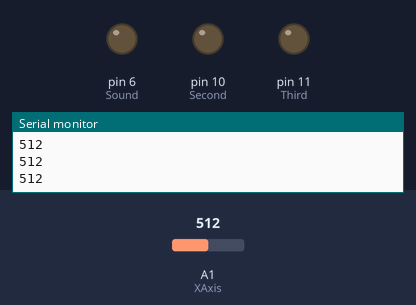
Bench run of a sketch on a simulated Arduino Uno, built with avr-gcc and run on an emulated ATmega328P. Shown: output pins drawn as LEDs (lit = HIGH), the last lines printed to the serial monitor. The inputs (shaded band) are chosen by the test bench; at power-on: A1 (XAxis) = 512. Pins used as bus, display or sensor lines are not drawn.

Above: at 1.2 s.
1.3 s: A1 (XAxis) set to 794
2.8 s: A1 (XAxis) set to 811
At 2.99 s:
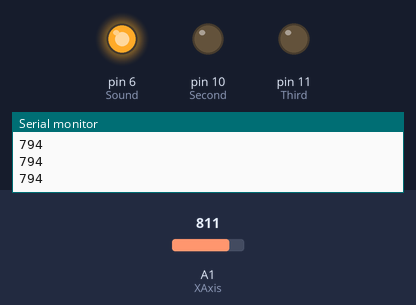
At 4.7 s:
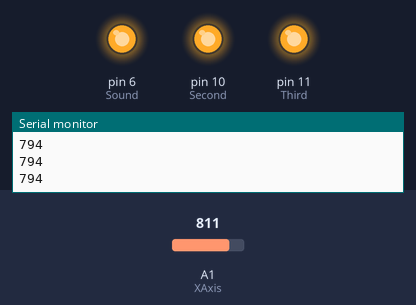
8.8 s: A1 (XAxis) set to 900
At 9.61 s:
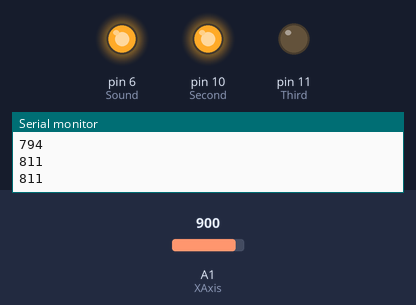
Timing chart, 0 to 12.8 s (numbered marks = the images above; inputs shaded):
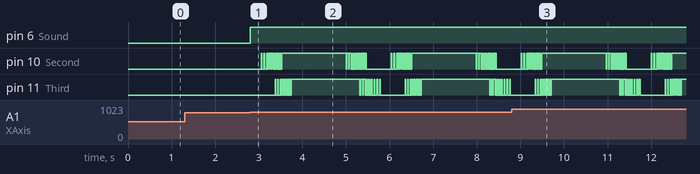

Measured:
- the behaviour switches between 800 and 801 on A1 (XAxis) (found by bisection; images 0 and 1)
- after the input at 2.8 s, pin 6 (Sound): LOW → HIGH at once

The sketch:

Orange_Bat_Complete.pde
```cpp
 int First = 9;
int Second = 10;
int Third = 11;
int nSteps = 3;
int Sound = 6;
int nDelayBase = 15;
int nDelayStep1 = nDelayBase + 15;
int nDelayStep2 = nDelayBase + 30;
int nLightTime = 1000;
int nOffTime = 1000;
int XAxis = 1;

void setup(){
  Serial.begin(9600);
  pinMode(First, OUTPUT);
  pinMode(Second, OUTPUT);
  pinMode(Third, OUTPUT);
  pinMode(Sound, OUTPUT);
  pinMode(XAxis, INPUT);
}

void loop() {
  int xValue = analogRead(XAxis);
      Serial.println(analogRead(XAxis));
     if ( 800 <+ analogRead(XAxis)) {
      Lightning();
      }
}

void Lightning() {

  //Sound on )
  digitalWrite(Sound, HIGH);

   // light up
  for (int i = 0; i < nSteps; i++) {
    digitalWrite(First, HIGH);
    delay(nDelayBase);
    digitalWrite(First, LOW);
    delay(nDelayBase);
  }

  for (int i = 0; i < nSteps; i++) {
    digitalWrite(First, HIGH);
    delay(nDelayStep1);
    digitalWrite(First, LOW);
    delay(nDelayBase);
  }

  for (int i = 0; i < nSteps; i++) {
    digitalWrite(First, HIGH);
    delay(nDelayBase);
    digitalWrite(First, LOW);
    delay(nDelayBase);
    digitalWrite(First, HIGH);
    digitalWrite(Second, HIGH);
    delay(nDelayBase);
    digitalWrite(First, LOW);
    digitalWrite(Second, LOW);
    delay(nDelayBase);
  }
  digitalWrite(First, HIGH);

  for (int i = 0; i < nSteps; i++) {
    digitalWrite(Second, HIGH);
    delay(nDelayStep1);
    digitalWrite(Second, LOW);
    delay(nDelayBase);
  }

  for (int i = 0; i < nSteps; i++) {
    digitalWrite(Second, HIGH);
    delay(nDelayBase);
    digitalWrite(Second, LOW);
    delay(nDelayBase);
    digitalWrite(Second, HIGH);
    digitalWrite(Third, HIGH);
    delay(nDelayBase);
    digitalWrite(Second, LOW);
    digitalWrite(Third, LOW);
    delay(nDelayBase);
  }
  digitalWrite(Second, HIGH);

  for (int i = 0; i < nSteps; i++) {
    digitalWrite(Third, HIGH);
    delay(nDelayStep1);
    digitalWrite(Third, LOW);
    delay(nDelayBase);
  }

  for (int i = 0; i < nSteps; i++) {
    digitalWrite(Third, HIGH);
    delay(nDelayBase);
    digitalWrite(Third, LOW);
    delay(nDelayBase);
  }
  digitalWrite(Third, HIGH);


  delay(nLightTime);

  //Shut down
  for (int i = 0; i < nSteps; i++) {
    digitalWrite(First, LOW);
    delay(nDelayBase);
    digitalWrite(First, HIGH);
    delay(nDelayBase);
  }

  for (int i = 0; i < nSteps; i++) {
    digitalWrite(First, LOW);
    delay(nDelayStep1);
    digitalWrite(First, HIGH);
    delay(nDelayBase);
  }

  for (int i = 0; i < nSteps; i++) {
    digitalWrite(First, LOW);
    delay(nDelayBase);
    digitalWrite(First, HIGH);
    delay(nDelayBase);
    digitalWrite(First, LOW);
    digitalWrite(Second, LOW);
    delay(nDelayBase);
    digitalWrite(First, HIGH);
    digitalWrite(Second, HIGH);
    delay(nDelayBase);
  }
  digitalWrite(First, LOW);

  for (int i = 0; i < nSteps; i++) {
    digitalWrite(Second, LOW);
    delay(nDelayStep1);
    digitalWrite(Second, HIGH);
    delay(nDelayBase);
  }

  for (int i = 0; i < nSteps; i++) {
    digitalWrite(Second, LOW);
    delay(nDelayBase);
    digitalWrite(Second, HIGH);
    delay(nDelayBase);
    digitalWrite(Second, LOW);
    digitalWrite(Third, LOW);
    delay(nDelayBase);
    digitalWrite(Second, HIGH);
    digitalWrite(Third, HIGH);
    delay(nDelayBase);
  }
  digitalWrite(Second, LOW);

  for (int i = 0; i < nSteps; i++) {
    digitalWrite(Third, LOW);
    delay(nDelayStep1);
    digitalWrite(Third, HIGH);
    delay(nDelayBase);
  }

  for (int i = 0; i < nSteps; i++) {
    digitalWrite(Third, LOW);
    delay(nDelayStep2);
    digitalWrite(Third, HIGH);
    delay(nDelayBase);
  }
  digitalWrite(Third, LOW);
  //Sound off
  digitalWrite(Sound, LOW);

}
```
